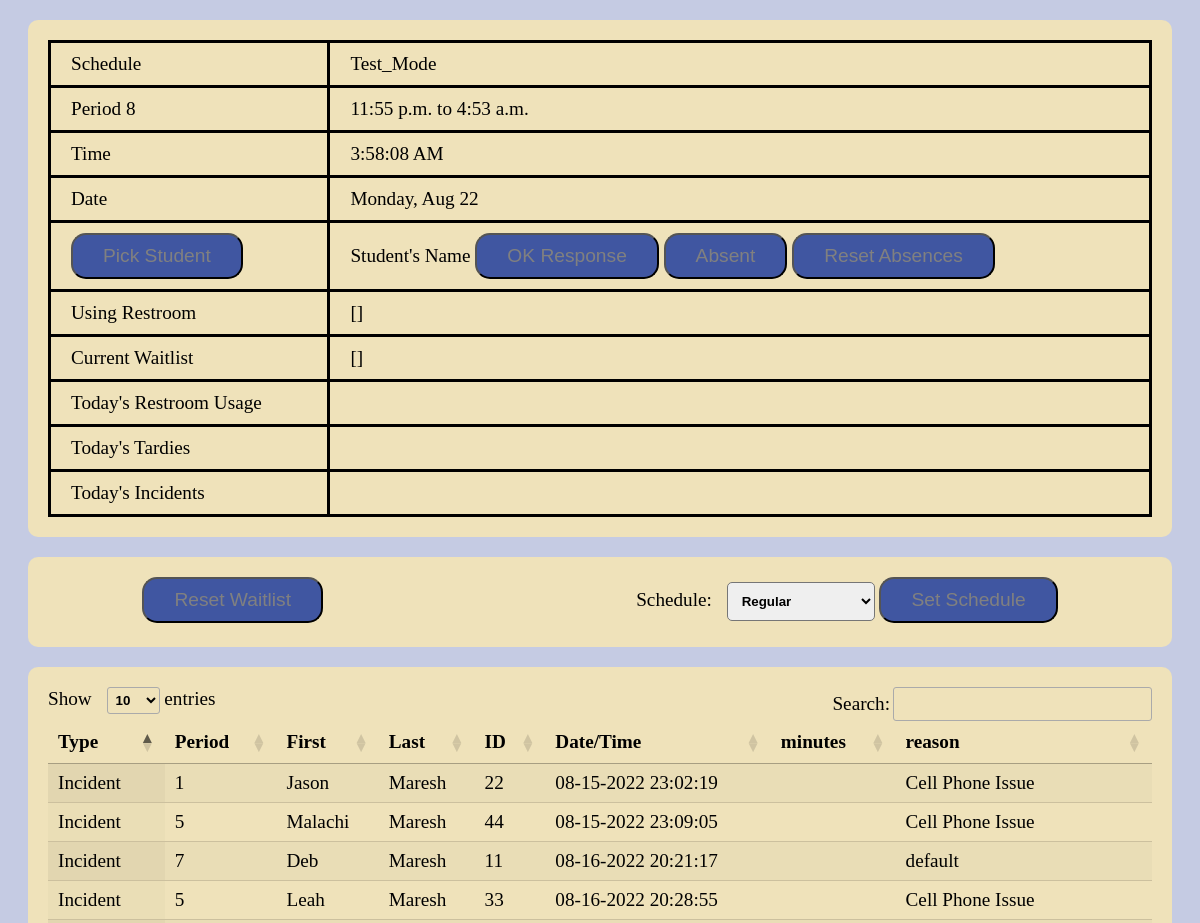
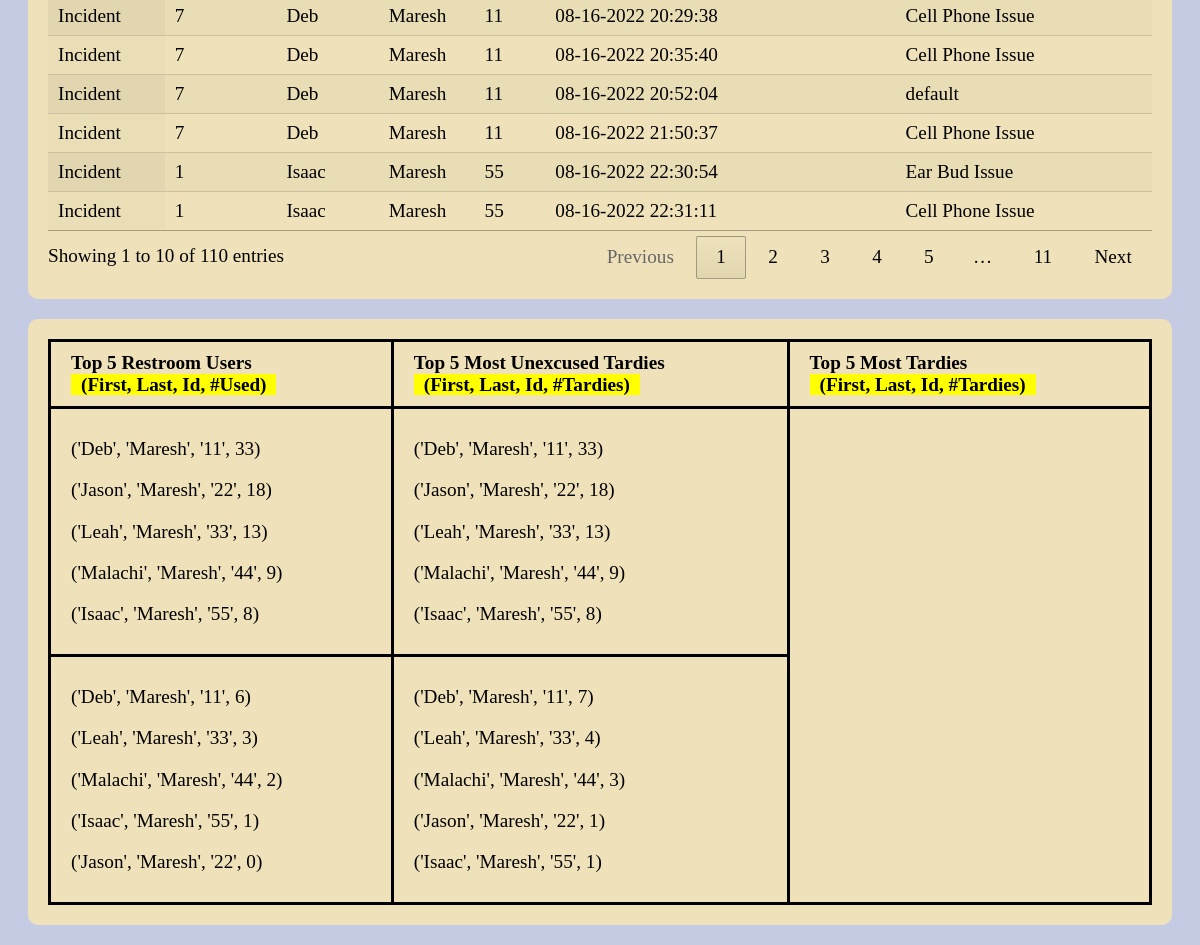
The page /dashboard (signed in) on the database its author committed (2 pictures, top to bottom).
### attendance/models.py (models this page shows)
class Schedule (models.Model):
    id = models.AutoField(primary_key=True)
    schedule_name = models.CharField(max_length=20)
    active = models.BooleanField()
    period_0 = models.CharField(max_length=20)
    period_1 = models.CharField(max_length=20)
    period_2 = models.CharField(max_length=20)
    period_3 = models.CharField(max_length=20)
    period_4 = models.CharField(max_length=20)
    period_5 = models.CharField(max_length=20)
    period_6 = models.CharField(max_length=20)
    period_7 = models.CharField(max_length=20)
    period_8 = models.CharField(max_length=20)

class Incident (models.Model):
    id = models.AutoField(primary_key=True)
    student = models.ForeignKey(Student, on_delete=models.CASCADE, related_name = "studentIncident")
    timestamp = models.DateTimeField(auto_now_add=True)
    reason = models.CharField(max_length=20)

class Student (models.Model):
    id = models.AutoField(primary_key=True)
    first = models.CharField(max_length=20)
    last = models.CharField(max_length=20)
    student_id = models.CharField(max_length=10)
    period = models.CharField(max_length=1)
    exception = models.BooleanField()
    augPass = models.BooleanField(default=True)
    sepPass = models.BooleanField(default=True)
    octPass = models.BooleanField(default=True)
    novPass = models.BooleanField(default=True)
    decPass = models.BooleanField(default=True)
    janPass = models.BooleanField(default=True)
    febPass = models.BooleanField(default=True)
    marPass = models.BooleanField(default=True)
    aprPass = models.BooleanField(default=True)
    mayPass = models.BooleanField(default=True)
    junPass = models.BooleanField(default=True)
    julPass = models.BooleanField(default=True)
    responses = models.IntegerField(default = 0)
    absent = models.BooleanField(default=False)

### attendance/views.py (the view)
# urls.py: path("dashboard", views.dashboard, name="dashboard"),
@login_required
def dashboard(request):
    period = get_current_period()
    start = datetime.strptime(getattr(Schedule.objects.get(active = True), period[0]), '%H:%M:%S').replace(month = datetime.now().month, day = datetime.now().day, year=datetime.now().year)  - timedelta(minutes=7)
    finish = datetime.strptime(getattr(Schedule.objects.get(active = True), period[1]), '%H:%M:%S').replace(month = datetime.now().month, day = datetime.now().day, year=datetime.now().year)
    finish_time = finish - timedelta(minutes=7)
    if period[2] == True:
        finish_time = finish
    start_time = start + timedelta(minutes=7)
    startdate = datetime.today()-timedelta(hours=8)
    records = Bathroom.objects.filter(time_out__gt = startdate).order_by('-time_out')
    tardyRecords = AttendanceRecord.objects.filter(timestamp__gt = startdate).order_by('-timestamp')
    incidentRecords = Incident.objects.filter(timestamp__gt = startdate).order_by('-timestamp')
    numUnexTardies = []
    numTardies = []
    numBath = []
    for student in Student.objects.all():
        numUnexTardies.append((student.first, student.last, student.student_id, len(AttendanceRecord.objects.filter(student=student, excused=False))))
        numTardies.append((student.first, student.last, student.student_id, len(AttendanceRecord.objects.filter(student=student))))
        numBath.append((student.first, student.last, student.student_id, len(Bathroom.objects.filter(student=student))))
    numUnexTardies = sorted(numUnexTardies, key=lambda i:i[3], reverse=True)
    numTardies = sorted(numTardies, key=lambda i:i[3], reverse=True)
    numBath = sorted(numBath, key=lambda i:i[3], reverse=True)
    currentWaitlist = []
    for record in Waitlist.objects.all():
        currentWaitlist.append(record.student.first)
    bathDate = {}
    for record in Bathroom.objects.all():
        bathDate[record] = record.time_out.strftime("%m-%d-%Y  %H:%M:%S")
    tardyDate = {}
    for record in AttendanceRecord.objects.all():
        tardyDate[record] = record.timestamp.strftime("%m-%d-%Y  %H:%M:%S")
    incidentDate = {}
    for record in Incident.objects.all():
        incidentDate[record] = record.timestamp.strftime("%m-%d-%Y  %H:%M:%S")
    return render(request, 'dashboard.html',{
        "incidentRecords": incidentRecords,
        "tardyRecords": tardyRecords,
        "numUnexTardies": numUnexTardies[0:5],
        "numTardies": numTardies[0:5],
        "numBath": numBath[0:5],
        "tardies": AttendanceRecord.objects.all(),
        "bathroom": Bathroom.objects.all(),
        "timeSpent":datetime.now() - start_time > timedelta(minutes = 60),
        "waitlist": currentWaitlist,
        "records": records,
        "startdate":startdate.date,
        "hour": datetime.now().hour,
        "minute": datetime.now().minute,
        "schedule": Schedule.objects.get(active=True).schedule_name,
        "recordz": Record.objects.filter(timestamp__range = [start,finish]),
        "period": get_current_period(),
        "period_number": get_current_period()[0][-1],
        "start": start_time.time,
        "finish": finish_time.time,
        "using_restroom": students_using_restroom(),
        "options": Schedule.objects.all(),
        "bathDate": bathDate,
        "tardyDate": tardyDate,
        "incidentDate": incidentDate
    })

### attendance/views.py (called while the page is built)
def get_current_period():
    now = datetime.now()
    is_max = False
    period = ['period_0', 'period_1', 'period_2', 'period_3', 'period_4', 'period_5', 'period_6', 'period_7', 'period_8']
    for i in range(9):
        then = datetime.strptime(getattr(Schedule.objects.get(active = True), period[i]), '%H:%M:%S').replace(month = datetime.now().month, day = datetime.now().day, year=datetime.now().year)  - timedelta(minutes=7)
        max = datetime.strptime(getattr(Schedule.objects.get(active = True), period[8]), '%H:%M:%S').replace(month = datetime.now().month, day = datetime.now().day, year=datetime.now().year)  - timedelta(minutes=7)
        if now < then:
            if then == max:
                is_max = True
            return [period[i-1], period[i], is_max]
    return ['period_0', 'period_1', is_max]

### attendance/templates/dashboard.html (shortened to what this page needs)
{% extends 'layout.html' %}
{% load static %}
{% block head %}
    <link href="{% static 'dashboard/style.css' %}" rel="stylesheet">
    <link rel="stylesheet" type="text/css" href="https://cdn.datatables.net/1.12.1/css/jquery.dataTables.css">
{% endblock %}
{% block body %}
<div  class="info-container" >
    <table class="info-table">
        <tr>
            <td>Schedule</td>
            <td>{{schedule}}</td>
        </tr>
        <tr>
            <td>Period {{period_number}}</td>
            <td>{{start}} to {{finish}}</td>
        </tr>
        <tr>
            <td>Time</td>
            <td id = "time"></td>
        </tr>
        <tr>
            <td>Date</td>
            <td id = "date"></td>
        </tr>
        <tr>
            <td>
                <button id="pick-student">Pick Student</button>
            </td>
            <td>
                <span class="student-name">Student's Name</span>
                <button id="ok-response">OK Response</button>
                <button id="absent">Absent</button>
                <button id="reset-absences">Reset Absences</button>
            </td>
        </tr>
        <tr>
            <td>Using Restroom </td>
            <td>{{using_restroom}}</td>
        </tr>
        <tr>
            <td>Current Waitlist </td>
            <td>{{waitlist}}</td>
        </tr>
        <tr>
            <td>Today's Restroom Usage</td>
            <td>
            </td>
        </tr>
        <tr>
        <td>Today's Tardies</td>
            <td>
            </td>
        </tr>
        <td>Today's Incidents</td>
        <td>
        </td>
    </table>
</div>
<div class="select">
    <div class="reset-container">
        <button class="bttn choice" id="reset-button">Reset Waitlist</button>
    </div>
    <div class="schedule-container">
        <form action="{% url 'schedule'%}" method="post">
            <label for="cars">Schedule:</label>
            <select name="schedule">
                {% for schedule in options %}
                    <option value = {{schedule.schedule_name}}>{{schedule.schedule_name}}</option>
                {% endfor %}
            </select>
            <input class="bttn choice" type="submit" value="Set Schedule">
        </form>
    </div>
</div>
<div class="filter-table-container">
    <table id="filter-table" class="display">
        <thead>
            <tr>
                <th>Type</th>
                <th>Period</th>
                <th>First</th>
                <th>Last</th>
                <th>ID</th>
                <th>Date/Time</th>
                <th>minutes</th>
                <th>reason</th>
            </tr>
        </thead>
        <tbody>
            {% for record, date in incidentDate.items %}
            <tr>
                <td>Incident</td>
                <td>{{record.student.period}}</td>
                <td>{{record.student.first}}</td>
                <td>{{record.student.last}}</td>
                <td>{{record.student.student_id}}</td>
                <td>{{date}}</td>
                <td></td>
                <td> {{record.reason}}</td>
            </tr>
            {% endfor %}
        </tbody>
    </table>
</div>
<div class = "top5-container">
    <table class="top5-table">
        <thead>
            <th> Top 5 Restroom Users<br><span>(First, Last, Id, #Used)</span></th>
            <th> Top 5 Most Unexcused Tardies<br><span>(First, Last, Id, #Tardies)</span></th>
            <th> Top 5 Most Tardies<br><span>(First, Last, Id, #Tardies)</span></th>
        </thead>
        <tbody>
            <tr>
                <td>
                    {% for i in numBath%}
                        <p>{{i}}</p>
                    {% endfor %}
                </td>
                <td>
                    {% for i in numBath%}
                        <p>{{i}}</p>
                    {% endfor %}
                </td>
            </tr>
            <tr>
                <td>
                    {% for i in numUnexTardies%}
                        <p>{{i}}</p>
                    {% endfor %}
                </td>
                <td>
                    {% for i in numTardies%}
                        <p>{{i}}</p>
                    {% endfor %}
                </td>
            </tr>
        </tbody>
    </table>
</div>
{% endblock %}

### attendance/static/dashboard/style.css (style rules this page uses)
.info-container { background-color: #EFE2BA; margin: 20px; padding: 20px; border-radius: 10px; }
.info-table { border: solid; border-collapse: collapse; width: 100%; }
.info-table td { border: solid; padding: 10px 20px; }
.select { position: relative; background-color: #EFE2BA; display: flex; margin: 20px; padding: 20px; border-radius: 10px; height: 50px; }
input, button { background-color: #4056A1; font-size: 1em; color: grey; padding: 10px 30px; border-radius: 15px; }
select { padding: 10px; border-radius: 5px; font-weight: bold; margin-left: 10px; }
.reset-container { position: absolute; left: 10%; }
.schedule-container { position: absolute; right: 10%; }
.filter-table-container { background-color: #EFE2BA; margin: 20px; padding: 20px; border-radius: 10px; }
.top5-container { background-color: #EFE2BA; margin: 20px; padding: 20px; border-radius: 10px; display: flex; }
.top5-table { border: solid; border-collapse: collapse; width: 100%; }
.top5-table td, .top5-table th { border: solid; padding: 10px 20px; }
.top5-table th { text-align: left; }
.top5-table span { background: yellow; padding: 0 10px; }

### rows shown on the page
Schedule: schedule_name "Test_Mode"
Incident: student.period "1", student.first "Jason", student.last "Maresh", student.student_id "22", date "08-15-2022 23:02:19", reason "Cell Phone Issue"
Incident: student.period "5", student.first "Malachi", student.last "Maresh", student.student_id "44", date "08-15-2022 23:09:05", reason "Cell Phone Issue"
Incident: student.period "7", student.first "Deb", student.last "Maresh", student.student_id "11", date "08-16-2022 20:21:17", reason "default"
Incident: student.period "5", student.first "Leah", student.last "Maresh", student.student_id "33", date "08-16-2022 20:28:55", reason "Cell Phone Issue"
Incident: student.period "7", student.first "Deb", student.last "Maresh", student.student_id "11", date "08-16-2022 20:29:38", reason "Cell Phone Issue"
Incident: student.period "7", student.first "Deb", student.last "Maresh", student.student_id "11", date "08-16-2022 20:35:40", reason "Cell Phone Issue"
Incident: student.period "7", student.first "Deb", student.last "Maresh", student.student_id "11", date "08-16-2022 20:52:04", reason "default"
Incident: student.period "7", student.first "Deb", student.last "Maresh", student.student_id "11", date "08-16-2022 21:50:37", reason "Cell Phone Issue"
Incident: student.period "1", student.first "Isaac", student.last "Maresh", student.student_id "55", date "08-16-2022 22:30:54", reason "Ear Bud Issue"
Incident: student.period "1", student.first "Isaac", student.last "Maresh", student.student_id "55", date "08-16-2022 22:31:11", reason "Cell Phone Issue"

### other values the page prints
{{ period_number }} "8"
{{ start }} "11:55 p.m."
{{ finish }} "4:53 a.m."
{{ using_restroom }} "[]"
{{ waitlist }} "[]"
{{ i }} "('Deb', 'Maresh', '11', 33)" "('Jason', 'Maresh', '22', 18)" "('Leah', 'Maresh', '33', 13)" "('Malachi', 'Maresh', '44', 9)" "('Isaac', 'Maresh', '55', 8)"
{{ i }} "('Deb', 'Maresh', '11', 6)" "('Leah', 'Maresh', '33', 3)" "('Malachi', 'Maresh', '44', 2)" "('Isaac', 'Maresh', '55', 1)" "('Jason', 'Maresh', '22', 0)"
{{ i }} "('Deb', 'Maresh', '11', 7)" "('Leah', 'Maresh', '33', 4)" "('Malachi', 'Maresh', '44', 3)" "('Jason', 'Maresh', '22', 1)" "('Isaac', 'Maresh', '55', 1)"
form field schedule "Regular"
